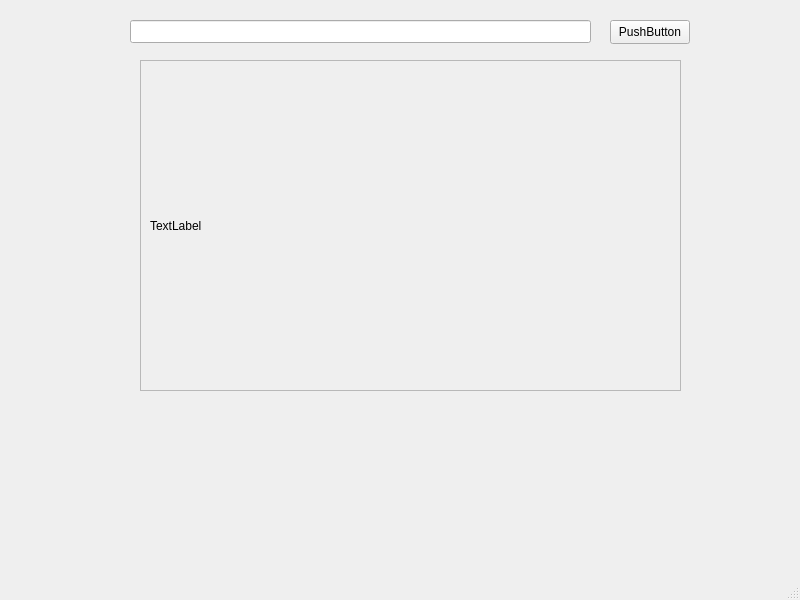
<?xml version="1.0" encoding="UTF-8"?>
<ui version="4.0">
 <class>MainWindow</class>
 <widget class="QMainWindow" name="MainWindow">
  <property name="geometry">
   <rect>
    <x>0</x>
    <y>0</y>
    <width>800</width>
    <height>600</height>
   </rect>
  </property>
  <property name="windowTitle">
   <string>MainWindow</string>
  </property>
  <widget class="QWidget" name="centralwidget">
   <widget class="QPushButton" name="pushButton">
    <property name="geometry">
     <rect>
      <x>610</x>
      <y>20</y>
      <width>80</width>
      <height>24</height>
     </rect>
    </property>
    <property name="text">
     <string>PushButton</string>
    </property>
   </widget>
   <widget class="QLineEdit" name="lineEdit">
    <property name="geometry">
     <rect>
      <x>130</x>
      <y>20</y>
      <width>461</width>
      <height>23</height>
     </rect>
    </property>
   </widget>
   <widget class="QScrollArea" name="scrollArea">
    <property name="geometry">
     <rect>
      <x>140</x>
      <y>60</y>
      <width>541</width>
      <height>331</height>
     </rect>
    </property>
    <property name="widgetResizable">
     <bool>true</bool>
    </property>
    <widget class="QWidget" name="scrollAreaWidgetContents">
     <property name="geometry">
      <rect>
       <x>0</x>
       <y>0</y>
       <width>539</width>
       <height>329</height>
      </rect>
     </property>
     <layout class="QHBoxLayout" name="horizontalLayout">
      <item>
       <widget class="QLabel" name="label">
        <property name="text">
         <string>TextLabel</string>
        </property>
       </widget>
      </item>
     </layout>
    </widget>
   </widget>
  </widget>
  <widget class="QMenuBar" name="menubar">
   <property name="geometry">
    <rect>
     <x>0</x>
     <y>0</y>
     <width>800</width>
     <height>21</height>
    </rect>
   </property>
  </widget>
  <widget class="QStatusBar" name="statusbar"/>
 </widget>
 <resources/>
 <connections/>
</ui>
